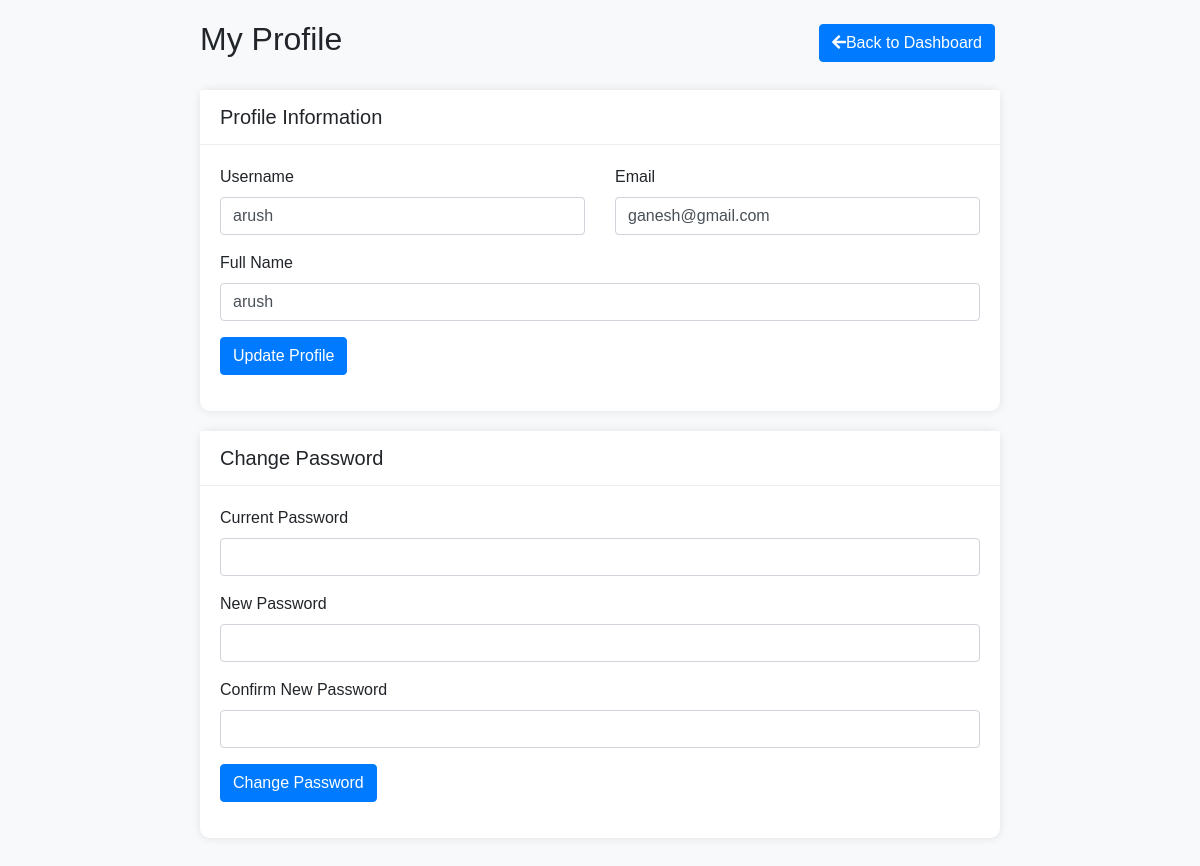
/profile.php (signed in), run on the app's committed database.
### tables this page shows
CREATE TABLE `users` (
  `user_id` int(11) NOT NULL,
  `username` varchar(50) NOT NULL,
  `password` varchar(255) NOT NULL,
  `role` enum('admin','teacher','student') NOT NULL,
  `email` varchar(100) DEFAULT NULL,
  `full_name` varchar(100) DEFAULT NULL,
  `created_at` datetime DEFAULT current_timestamp(),
  `updated_at` datetime DEFAULT current_timestamp() ON UPDATE current_timestamp()
);

### profile.php (the view, shortened to what this page needs)
<?php
require_once "config/database.php";
$user_id = $_SESSION["user_id"];
$username = $email = $full_name = $current_password = $new_password = $confirm_password = "";
$username_err = $email_err = $full_name_err = $current_password_err = $new_password_err = $confirm_password_err = "";
$user = null;
$sql = "SELECT * FROM users WHERE user_id = ?";
if ($stmt = mysqli_prepare($conn, $sql)) {
    mysqli_stmt_bind_param($stmt, "i", $user_id);
    if (mysqli_stmt_execute($stmt)) {
        $result = mysqli_stmt_get_result($stmt);
        $user = mysqli_fetch_assoc($result);
    }
}
if ($_SERVER["REQUEST_METHOD"] == "POST") {
    if (isset($_POST["update_profile"])) {
        if (empty(trim($_POST["username"]))) {
            $username_err = "Please enter a username.";
        } else {
            $username = trim($_POST["username"]);
            $sql = "SELECT user_id FROM users WHERE username = ? AND user_id != ?";
            if ($stmt = mysqli_prepare($conn, $sql)) {
                mysqli_stmt_bind_param($stmt, "si", $username, $user_id);
                if (mysqli_stmt_execute($stmt)) {
                    mysqli_stmt_store_result($stmt);
                    if (mysqli_stmt_num_rows($stmt) > 0) {
                        $username_err = "This username is already taken.";
                    }
                }
                mysqli_stmt_close($stmt);
            }
        }
        if (empty(trim($_POST["email"]))) {
            $email_err = "Please enter an email.";
        } else {
            $email = trim($_POST["email"]);
            if (!filter_var($email, FILTER_VALIDATE_EMAIL)) {
                $email_err = "Please enter a valid email address.";
            } else {
                $sql = "SELECT user_id FROM users WHERE email = ? AND user_id != ?";
                if ($stmt = mysqli_prepare($conn, $sql)) {
                    mysqli_stmt_bind_param($stmt, "si", $email, $user_id);
                    if (mysqli_stmt_execute($stmt)) {
                        mysqli_stmt_store_result($stmt);
                        if (mysqli_stmt_num_rows($stmt) > 0) {
                            $email_err = "This email is already registered.";
                        }
                    }
                    mysqli_stmt_close($stmt);
                }
            }
        }
        if (empty(trim($_POST["full_name"]))) {
            $full_name_err = "Please enter your full name.";
        } else {
            $full_name = trim($_POST["full_name"]);
        }
        if (empty($username_err) && empty($email_err) && empty($full_name_err)) {
            $sql = "UPDATE users SET username = ?, email = ?, full_name = ? WHERE user_id = ?";
            if ($stmt = mysqli_prepare($conn, $sql)) {
                mysqli_stmt_bind_param($stmt, "sssi", $username, $email, $full_name, $user_id);
                if (mysqli_stmt_execute($stmt)) {
                    $_SESSION["username"] = $username;
                    $success_message = "Profile updated successfully.";
                } else {
                    $error_message = "Something went wrong. Please try again later.";
                }
                mysqli_stmt_close($stmt);
            }
        }
    }
    if (isset($_POST["update_password"])) {
        if (empty(trim($_POST["current_password"]))) {
            $current_password_err = "Please enter your current password.";
        } else {
            $current_password = trim($_POST["current_password"]);
            if (!password_verify($current_password, $user["password"])) {
                $current_password_err = "Current password is incorrect.";
            }
        }
        if (empty(trim($_POST["new_password"]))) {
            $new_password_err = "Please enter a new password.";
        } elseif (strlen(trim($_POST["new_password"])) < 6) {
            $new_password_err = "Password must have at least 6 characters.";
        } else {
            $new_password = trim($_POST["new_password"]);
        }
        if (empty(trim($_POST["confirm_password"]))) {
            $confirm_password_err = "Please confirm the password.";
        } else {
            $confirm_password = trim($_POST["confirm_password"]);
            if (empty($new_password_err) && ($new_password != $confirm_password)) {
                $confirm_password_err = "Password did not match.";
            }
        }
        if (empty($current_password_err) && empty($new_password_err) && empty($confirm_password_err)) {
            $sql = "UPDATE users SET password = ? WHERE user_id = ?";
            if ($stmt = mysqli_prepare($conn, $sql)) {
                $param_password = password_hash($new_password, PASSWORD_DEFAULT);
                mysqli_stmt_bind_param($stmt, "si", $param_password, $user_id);
                if (mysqli_stmt_execute($stmt)) {
                    $success_message = "Password updated successfully.";
                } else {
                    $error_message = "Something went wrong. Please try again later.";
                }
                mysqli_stmt_close($stmt);
            }
        }
    }
} else {
    $username = $user["username"];
    $email = $user["email"];
    $full_name = $user["full_name"];
}
?>
<!DOCTYPE html>
<html lang="en">
<head>
    <link rel="stylesheet" href="https://stackpath.bootstrapcdn.com/bootstrap/4.5.2/css/bootstrap.min.css">
    <link rel="stylesheet" href="https://cdnjs.cloudflare.com/ajax/libs/font-awesome/5.15.4/css/all.min.css">
</head>
<body>
    <div class="wrapper">
        <div class="main-content">
            <div class="d-flex justify-content-between align-items-center mb-4">
                <h2>My Profile</h2>
                <a href="dashboard.php" class="btn btn-primary btn-action">
                    <i class="fas fa-arrow-left me-2"></i>Back to Dashboard
                </a>
            </div>
            <div class="card">
                <div class="card-header">
                    <h5 class="card-title mb-0">Profile Information</h5>
                </div>
                <div class="card-body">
                    <form action="<?php echo htmlspecialchars($_SERVER["PHP_SELF"]); ?>" method="post">
                        <div class="row">
                            <div class="col-md-6">
                                <div class="form-group">
                                    <label>Username</label>
                                    <input type="text" name="username" class="form-control <?php echo (!empty($username_err)) ? 'is-invalid' : ''; ?>" value="<?php echo $username; ?>">
                                </div>
                            </div>
                            <div class="col-md-6">
                                <div class="form-group">
                                    <label>Email</label>
                                    <input type="email" name="email" class="form-control <?php echo (!empty($email_err)) ? 'is-invalid' : ''; ?>" value="<?php echo $email; ?>">
                                </div>
                            </div>
                        </div>
                        <div class="form-group">
                            <label>Full Name</label>
                            <input type="text" name="full_name" class="form-control <?php echo (!empty($full_name_err)) ? 'is-invalid' : ''; ?>" value="<?php echo $full_name; ?>">
                        </div>
                        <div class="form-group">
                            <button type="submit" name="update_profile" class="btn btn-primary">Update Profile</button>
                        </div>
                    </form>
                </div>
            </div>
            <div class="card">
                <div class="card-header">
                    <h5 class="card-title mb-0">Change Password</h5>
                </div>
                <div class="card-body">
                    <form action="<?php echo htmlspecialchars($_SERVER["PHP_SELF"]); ?>" method="post">
                        <div class="form-group">
                            <label>Current Password</label>
                            <input type="password" name="current_password" class="form-control <?php echo (!empty($current_password_err)) ? 'is-invalid' : ''; ?>">
                        </div>
                        <div class="form-group">
                            <label>New Password</label>
                            <input type="password" name="new_password" class="form-control <?php echo (!empty($new_password_err)) ? 'is-invalid' : ''; ?>">
                        </div>
                        <div class="form-group">
                            <label>Confirm New Password</label>
                            <input type="password" name="confirm_password" class="form-control <?php echo (!empty($confirm_password_err)) ? 'is-invalid' : ''; ?>">
                        </div>
                        <div class="form-group">
                            <button type="submit" name="update_password" class="btn btn-primary">Change Password</button>
                        </div>
                    </form>
                </div>
            </div>
        </div>
    </div>
</body>
</html>

### profile.php (style rules this page uses)
body { font-family: 'Arial', sans-serif; background-color: #f8f9fa; }
.wrapper { width: 100%; padding: 20px; }
.main-content { max-width: 800px; margin: 0 auto; }
.card { border: none; border-radius: 10px; box-shadow: 0 0 10px rgba(0,0,0,0.1); margin-bottom: 20px; }
.card-header { background-color: #fff; border-bottom: 1px solid #eee; padding: 15px 20px; }
.card-body { padding: 20px; }
.form-group { margin-bottom: 1rem; }
.btn-action { margin-right: 5px; }

### data on the page
users: username "arush", email "ganesh@gmail.com", full_name "arush"
